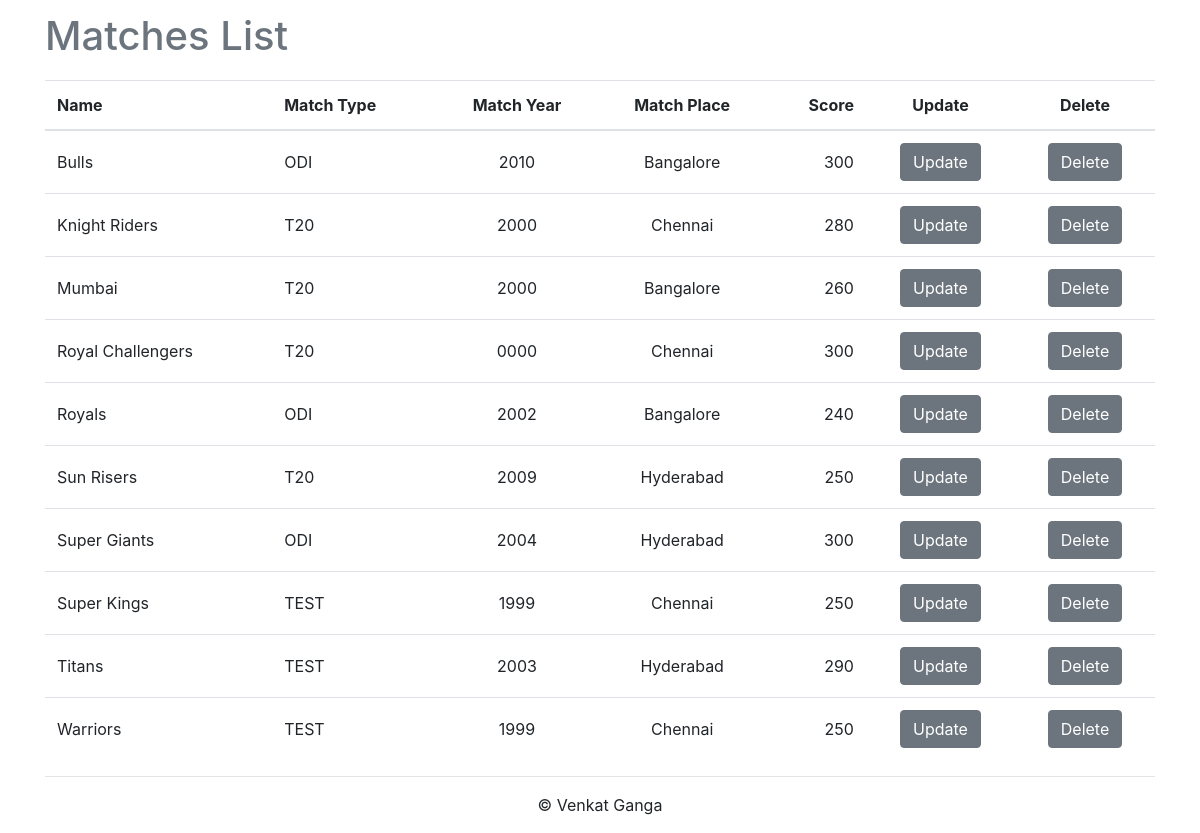
The page / on the database its author committed.
### tables this page shows
CREATE TABLE IF NOT EXISTS `matches` (
  `ID` int(10) NOT NULL AUTO_INCREMENT,
  `Name` varchar(128) NOT NULL,
  `MatchType` varchar(128) NOT NULL,
  `MatchYear` year(4) NOT NULL,
  `MatchPlace` varchar(128) NOT NULL,
  `Score` int(5) NOT NULL,
  PRIMARY KEY (`ID`)
);

### model/match_db.php (called while the page is built, shortened)
<?php
function getAllMatches(){
    global $db;
    $query = 'SELECT * FROM matches ORDER BY Name';
    $statement = $db-> prepare($query);
    $statement -> execute();
    $matches = $statement->fetchAll();
    return $matches;
}

### view/match_list.php (the view, shortened to what this page needs)
<?php include 'header.php'; ?>
<table class="table table-hover">
    <caption> <h1> Matches List</h1></caption>
    <thead>
    <tr>
        <th scope = "col" > Name </th>
        <th scope = "col" > Match Type </th>
        <th scope = "col" > Match Year </th>
        <th scope = "col" > Match Place </th>
        <th scope = "col" > Score </th>
        <th scope = "col" > Update </th>
        <th scope = "col" > Delete </th>
    </tr>
    </thead>
    <tbody>
    <?php foreach ($matches as $match): ?>
    <tr>
        <td> <?php echo $match['Name']; ?> </td>
        <td> <?php echo $match['MatchType']; ?> </td>
        <td> <?php echo $match['MatchYear']; ?> </td>
        <td> <?php echo $match['MatchPlace']; ?> </td>
        <td> <?php echo $match['Score']; ?> </td>
        <td> <form action="." method="post">
                <input type="submit" class="btn btn-secondary" value="Update">
            </form>
        </td>
        <td>
            <form action="." method="post">
                <input type="submit" class="btn btn-secondary" value="Delete">
            </form>
        </td>
    </tr>
    <?php endforeach;?>
    </tbody>
</table>
<?php include 'footer.php'; ?>

### index.php (shortened to what this page needs)
<?php
require 'model/database.php';
require 'model/match_db.php';
if (isset($_POST['action']))
{
    $action = filter_input(INPUT_POST, 'action', FILTER_SANITIZE_STRING);
}
elseif (isset ($_GET['action']))
{
    $action=filter_input(INPUT_GET, 'action', FILTER_SANITIZE_STRING);
}
else{$action= 'list-matches';
}
if ($action === 'list-matches')
{
    $matches = getAllMatches();
    include 'view/match_list.php';
}
else
{
    $error = "The <strong> $action</strong> action was not handled in the code.";
    $matches = getAllMatches();
    $pageTitle='Code Error';
    include 'view/match_list.php';
}

### view/header.php (shortened to what this page needs)
<!DOCTYPE html>
<html lang="en">
<head>
    <link rel="stylesheet" href="style/bootstrap.min.css">
    <link rel="stylesheet" href="style/styles.css">
</head>
<body>
<div class="container">
    <main>

### view/footer.php
</main>
<footer>
    <hr>
    <p>&copy; Venkat Ganga </p>
</footer>
</div>
</body>
</html>

### style/styles.css (style rules this page uses)
caption { caption-side: top; }
th:nth-child(3), th:nth-child(4), th:nth-child(6), th:nth-child(7) { text-align: center; }
th:nth-child(5) { text-align: right; }
td:nth-child(3), td:nth-child(4), td:nth-child(6), td:nth-child(7) { text-align: center; }
td:nth-child(5) { text-align: right; }
.table > tbody >tr >td { vertical-align: middle; }
footer p { text-align: center; }

### rows shown on the page
matches: Name "Bulls", MatchType "ODI", MatchYear "2010", MatchPlace "Bangalore", Score "300"
matches: Name "Knight Riders", MatchType "T20", MatchYear "2000", MatchPlace "Chennai", Score "280"
matches: Name "Mumbai", MatchType "T20", MatchYear "2000", MatchPlace "Bangalore", Score "260"
matches: Name "Royal Challengers", MatchType "T20", MatchYear "0000", MatchPlace "Chennai", Score "300"
matches: Name "Royals", MatchType "ODI", MatchYear "2002", MatchPlace "Bangalore", Score "240"
matches: Name "Sun Risers", MatchType "T20", MatchYear "2009", MatchPlace "Hyderabad", Score "250"
matches: Name "Super Giants", MatchType "ODI", MatchYear "2004", MatchPlace "Hyderabad", Score "300"
matches: Name "Super Kings", MatchType "TEST", MatchYear "1999", MatchPlace "Chennai", Score "250"
matches: Name "Titans", MatchType "TEST", MatchYear "2003", MatchPlace "Hyderabad", Score "290"
matches: Name "Warriors", MatchType "TEST", MatchYear "1999", MatchPlace "Chennai", Score "250"
